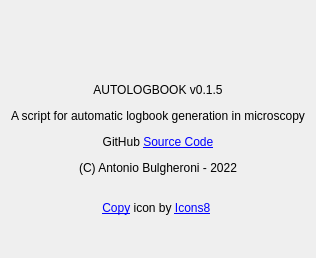
<?xml version="1.0" encoding="UTF-8"?>
<ui version="4.0">
 <class>About</class>
 <widget class="QDialog" name="About">
  <property name="windowModality">
   <enum>Qt::NonModal</enum>
  </property>
  <property name="geometry">
   <rect>
    <x>0</x>
    <y>0</y>
    <width>283</width>
    <height>258</height>
   </rect>
  </property>
  <property name="windowTitle">
   <string>About Autologbook</string>
  </property>
  <property name="windowIcon">
   <iconset resource="resource.qrc">
    <normaloff>:/resources/icons8-logbook-64.png</normaloff>:/resources/icons8-logbook-64.png</iconset>
  </property>
  <layout class="QVBoxLayout" name="verticalLayout">
   <item>
    <widget class="QLabel" name="label">
     <property name="text">
      <string>&lt;html&gt;&lt;head/&gt;&lt;body&gt;&lt;p align=&quot;center&quot;&gt;&lt;img src=&quot;:/resources/icons8-logbook-64.png&quot;/&gt;&lt;/p&gt;&lt;p
       align=&quot;center&quot;&gt;&lt;br/&gt;&lt;/p&gt;&lt;p align=&quot;center&quot;&gt;AUTOLOGBOOK v0.1.5&lt;/p&gt;&lt;p
       align=&quot;center&quot;&gt;A script for automatic logbook generation in microscopy&lt;/p&gt;&lt;p align=&quot;center&quot;&gt;GitHub
       &lt;a href=&quot;https://github.com/abulgher/autologbook&quot;&gt;&lt;span style=&quot; text-decoration:
       underline; color:#0000ff;&quot;&gt;Source Code&lt;/span&gt;&lt;/a&gt;&lt;/p&gt;&lt;p align=&quot;center&quot;&gt;(C)
       Antonio Bulgheroni - 2022&lt;/p&gt;&lt;p align=&quot;center&quot;&gt;&lt;br/&gt;&lt;a href=&quot;https://icons8.com/icon/pNYOTp5DinZ3/copy&quot;&gt;&lt;span
       style=&quot; text-decoration: underline; color:#0000ff;&quot;&gt;Copy&lt;/span&gt;&lt;/a&gt; icon by &lt;a href=&quot;https://icons8.com&quot;&gt;&lt;span
       style=&quot; text-decoration: underline; color:#0000ff;&quot;&gt;Icons8&lt;/span&gt;&lt;/a&gt;&lt;/p&gt;&lt;/body&gt;&lt;/html&gt;
      </string>
     </property>
    </widget>
   </item>
  </layout>
 </widget>
 <resources>
  <include location="resource.qrc"/>
 </resources>
 <connections/>
</ui>
